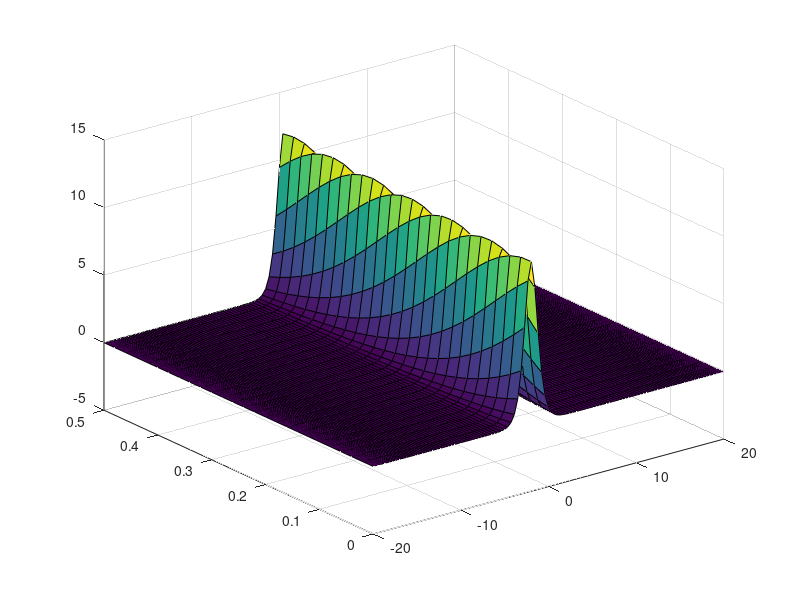

MATLAB code for this plot:
function [q,y,args] = optimizationKdV()
    
    ClearClose();

    args = CreateParameters();
    args.matrices = BuildMatrices(args);
    
%% Uncomment if you want to test one forward/backward simulation of a soliton    
    args.kappa = 1.0;
    args.x0 = -2.0;
    args.xend = 5.0;
    args.y0 = 12*args.kappa^2*sech(args.kappa*(args.chebyGL - args.x0)).^2;%valeurs aux chebypoints
    q = 0.0*ones(args.nmax+2, args.N+1);
    y = solveState(q,args);
    plottedsteps=1:2:size(y.spatial,1);
    [tg,xg] = meshgrid(args.tdata(plottedsteps),args.chebyGL(1:end));
    set(gcf,'Position',[200,200,1500,1000])
    surf(xg,tg,y.spatial(plottedsteps,:)');
%    p = solveAdjoint(q,y,args);
%    surf(xg,tg,p.spatial(plottedsteps,:)');


%% Uncomment if you want to test one forward simulation of a flow
%   encountering an isolated disturbance    
%    args.y0 = zeros(1,args.N+1);
%    q = 0.0*ones(args.nmax+2, args.N+1);
%    bumpvalue = 1.0;
%    bumpleft = args.N/2;
%    bumpright = args.N/2 + 5;
%    q(:,bumpleft) = bumpvalue;
%    q(:,bumpright) = -bumpvalue;
%    y = solveState(q,args);
%    plottedsteps=1:2:size(y.spatial,1);
%    [tg,xg] = meshgrid(args.tdata(plottedsteps),args.chebyGL(1:end));
%    set(gcf,'Position',[200,200,1500,1000])
%    surf(xg,tg,y.spatial(plottedsteps,:)');



%% Uncomment if you want to check gradient/hessian
%    CheckGradient(q, q, @solveState, @solveAdjoint, ...
%        @computeJ, @computeJp, args);
%    CheckHessian(q, 100.0*q, @solveState, @solveAdjoint, ...
%        @solveTangent, @solveDFH, @computeJ, @computeJpp, args);

%% Uncomment if goal is: make a soliton vanish at fixed time
%     args.kappa = 1.0;
%     args.x0 = -2.0;
%     args.xend = 5.0;
%     % initial soliton
%     args.y0 = 12*args.kappa^2*sech(args.kappa*(args.chebyGL - args.x0)).^2;
%     args.dy0 = zeros(size(args.chebyGL));
%     % final observation shall be zero
%     args.yobs = zeros(1,args.N+1);
%     args.yspecobs = args.matrices.trialT\(args.yobs)';
    
%% Uncomment if goal is: make a wave generated by point sources vanish
%     q = 0.0*ones(args.nmax+2, args.N+1);
%     bumpvalue = 1.0;
%     bumpleft = args.N/2;
%     bumpright = args.N/2 + 5;
%     q(:,bumpleft) = bumpvalue;
%     q(:,bumpright) = -bumpvalue;
%     y = solveState(q,args);
%     args.y0 = y.spatial(end,:);
%     args.dy0 = zeros(size(args.chebyGL));
%     args.yobs = zeros(1,args.N+1);
%     args.yspecobs = args.matrices.trialT\(args.yobs)';

%% Uncomment if goal is: create a specific wave at final time
%     q = 0.0*ones(args.nmax+2, args.N+1);
%     bumpvalue = 10.0;
%     bumpleft = args.N/2;
%     bumpright = args.N/2 + 5;
%     q(:,bumpleft) = bumpvalue;
%     q(:,bumpright) = -bumpvalue;
%     args.y0 = zeros(1,args.N+1);
%     y = solveState(q,args);
%     args.dy0 = zeros(size(args.chebyGL));
%     args.yobs = y.spatial(end,:);
%     args.yspecobs = args.matrices.trialT\(args.yobs)';


    
%%  Start of the continuation strategy
%     fprintf('Continuation strategy...\n');
%     
%     q = zeros(args.nmax+2,args.N+1);%initialization of the control
%     
%     for i=1:size(args.gammaArray,2)
%         gamma = args.gammaArray(i);% regularization term in 1/gamma
%         fprintf('gamma = %d \n', gamma);
%         update = 1;
%         iter=0;
% 
%         y = solveState(q,args);% one forward simulation for y
%         p = solveAdjoint(q,y,args);% one backward simulation for p
%         
%         L2NormInTimeP = sqrt(args.dt*sum((p.spatial).*(p.spatial)));
%         for k=1:(args.N+1)    % check norm 0           
%             if (L2NormInTimeP(k) <= args.epsilon)
%                 L2NormInTimeP(k) = args.alpha - args.epsilon;
%             end
%         end   
%         ActiveSet = repmat(L2NormInTimeP > args.alpha,args.nmax+2,1);
%         F = q - gamma/2*repmat(max(0,1-args.alpha./L2NormInTimeP),...
%             args.nmax+2,1).*(p.spatial);
%         normF = sqrt(sum(args.dt*sum(F.^2)))
%         if (normF<args.tolNewton)
%                 update = 0;
%         end
% 
%         while(update) %% Newton loop
%             profile on;
% 
%             iter = iter+1;
%             fprintf('Semi-smooth Newton method, gamma = %d, iteration %d\n',...
%                 gamma, iter);
%             beta = 1;
%             GradF = @(dq) ComputeOptCondGradient(q,dq,y,p,...
%                         L2NormInTimeP,ActiveSet,gamma,...
%                         @solveTangent,@solveDFH,args);
% 
%             [dq,success,residual,itermeth] = gmres(GradF,-F(:),[],10^-7);
%             q = q + beta*reshape(dq,args.nmax+2,args.N+1);
% 
%             y = solveState(q,args);% one forward simulation for y
%             p = solveAdjoint(q,y,args);% one backward simulation for p
%             
%             L2NormInTimeP = sqrt(args.dt*sum((p.spatial).*(p.spatial)));
%             for k=1:(args.N+1)    % check norm 0           
%                 if (L2NormInTimeP(k) <= args.epsilon)
%                     L2NormInTimeP(k) = args.alpha - args.epsilon;
%                 end
%             end
%             ActiveSet = repmat(L2NormInTimeP > args.alpha,args.nmax+2,1);
%             F = q - gamma/2*repmat(max(0,1-args.alpha./L2NormInTimeP),...
%                 args.nmax+2,1).*(p.spatial);
%             normFprev = normF;
%             normF = sqrt(sum(args.dt*sum(F.^2)))
%             if((normF < args.tolNewton) || (iter > args.iterNewton) || ...
%                     abs(normF - normFprev) < 1e-4)
%                 update = 0;
%             end
%         end % end Newton loop
%         myvisu(y.spatial,p.spatial,q,gamma,args);
%     end % end gamma loop
end

function ClearClose()   
    % Close all figures including those with hidden handles
    close all hidden;

    % Store all the currently set breakpoints in a variable
    temporaryBreakpointData=dbstatus('-completenames');

    % Clear functions and their persistent variables (also clears breakpoints 
    % set in functions)
    clear functions;

    % Restore the previously set breakpoints
    dbstop(temporaryBreakpointData);

    % Clear global variables
    clear global;

    % Clear variables (including the temporary one used to store breakpoints)
    clear variables;
end

function args = CreateParameters()

    % Mesh
    args.D = 20; %domain is -50..50
    args.N = 160; %number of poinys
    args.k = args.N:-1:0;

    %Creation of Chebyshev Gauss-Lobatto points - our nodal basis
    args.chebyGL = cos(args.k*pi/args.N)*args.D;
    args.npoints = size(args.chebyGL,2);
    args.spacestep = [(args.chebyGL(2:end) - args.chebyGL(1:end-1))] ;

    %time argseters
    args.dt = 0.01;% time step for simulation
    args.tmax = 0.5;% maximum time for simulation
    args.nmax = round(args.tmax/args.dt);% induced number of time steps
    args.tdata = args.dt*(0:1:(args.nmax+1));

    % Optimization argseters
    args.alpha = 0.1;
    args.iterNewton = 20;
    args.tolNewton = 1e-5;
    args.epsilon = 1e-8;

    % Continuation strategy
    args.gammaArray = 2.^[1:20];
    %[10 100 500 1000 3000 7000 10000 30000 70000 100000 250000 500000 750000 1000000];

    % Misc
    args.coeffNL = 1.0;

    % Optimization stuff (for fsolve)
    args.optimOpt.TolFun = 1e-5;
    args.optimOpt.Jacobian = 'on';
    args.optimOpt.DerivativeCheck = 'off';
    args.optimOpt.Display = 'off';
    %optimOpt.Algorithm = 'levenberg-marquardt';
    args.optimOpt.JacobMult = [];

end

function matrices = BuildMatrices(args)

    % Creation of Legendre polynomia
    LP = zeros(args.N+1, args.npoints);
    for i=0:args.N
    aux = legendre(i,args.chebyGL/args.D);
    LP(i+1,:) = aux(1,:);
    end

    % Creation of basis funtions for the dual petrov galerkin method - our spectral basis
    LP0 = LP(1:end-3,:);
    LP1 = LP(2:end-2,:);
    LP2 = LP(3:end-1,:);
    LP3 = LP(4:end,:);
    j = 0:(args.N-3);
    jm1 = 1:(args.N-2);
    jm2 = 2:(args.N-1);
    jm3 = 3:args.N;
    j1 = -1:(args.N-4);
    j2 = -2:(args.N-5);
    j3 = -3:(args.N-6);

    coeff = (2*j+3)./(2*j+5);
    diagcoeff = spdiags(coeff',0,args.N-2,args.N-2);
    LP1 = diagcoeff*LP1;
    LP3 = diagcoeff*LP3;
    trial = LP0 - LP1 - LP2 + LP3;
    test = LP0 + LP1 - LP2 - LP3;

    % Creation of the matrices

    % mass matrix
    mdiag0 = 2./(2*j+1) - 2*(2*j+3)./((2*j+5).^2) + 2./(2*j+5) - ...
        2*(2*j+3).^2./((2*j+7).*(2*j+5).*(2*j+5));
    mdiag1 = 6./(2*j1+7);
    mdiag2 = -2./(2*j2+5)+2*(2*j2+3)./((2*j2+5).*(2*j2+9));
    mdiag3 = -2*(2*j3+3)./((2*j3+5).*(2*j3+7));
    mdiagm1 = -6./(2*jm1+5);
    mdiagm2 = -2./(2*jm2+1) + 2*(2*jm2-1)./((2*jm2+1).*(2*jm2+5));
    mdiagm3 = 2*(2*jm3-3)./((2*jm3-1).*(2*jm3+1));
    M =args.D*spdiags([mdiagm3' mdiagm2' mdiagm1' mdiag0' mdiag1' mdiag2' mdiag3'],...
        -3:3, args.N-2, args.N-2);

    % matrix for linear transport term 
    pdiag0 = 4*(2*j+3)./(2*j+5);
    pdiag1 = -8./(2*j1+7);
    pdiag2 = -2*(2*j2+3)./(2*j2+5);
    pdiagm1 = 8./(2*jm1+5);
    pdiagm2 = -2*(2*jm2-1)./(2*jm2+1);
    P = spdiags([pdiagm2' pdiagm1' pdiag0' pdiag1' pdiag2'],...
        -2:2, args.N-2, args.N-2);

    % matrix for 3rd order term
    sdiag0 =2*(2*j+3).^2;
    S = 1.0/(args.D^2)*spdiags(sdiag0',0,args.N-2,args.N-2);

    % mass matrix for trial basis only (to compute adjoint)
    adiag0 = -2./(2*j+5) + 8./(2*j+7) + 2./(2*j+1);
    adiag1 = -2./(2*j1+5) + 2./(2*j1+7) - 2*(2*j1+3)./((2*j1+5).*(2*j1+7));
    adiag2 = -2./(2*j2+5) - 2*(2*j2+3)./((2*j2+5).*(2*j2+9));
    adiag3 = 2*(2*j3+3)./((2*j3+5).*(2*j3+7));
    adiagm1 = -2./(2*j+5) + 2./(2*j+7) - 2*(2*j+3)./((2*j+5).*(2*j+7));
    adiagm2 = -2./(2*j+5) - 2*(2*j+3)./((2*j+5).*(2*j+9));
    adiagm3 = 2*(2*j+3)./((2*j+5).*(2*j+7));
    A = args.D*spdiags([adiagm3' adiagm2' adiagm1' adiag0' adiag1' adiag2' adiag3'], ...
        -3:3, args.N-2, args.N-2);

    % Fill in the structure
    matrices.A = A;
    matrices.M = M;
    matrices.MTInv = inv(matrices.M');
    matrices.S = S;
    matrices.P = P;
    matrices.test = test;
    matrices.trial = trial;
    matrices.testT = test';
    matrices.trialT = trial';
    matrices.Imp = matrices.M - 0.5*args.dt*matrices.P + 0.5*args.dt*matrices.S;
    matrices.Exp = matrices.M + 0.5*args.dt*matrices.P - 0.5*args.dt*matrices.S;
    matrices.ImpT = matrices.M' - 0.5*args.dt*matrices.P' + 0.5*args.dt*matrices.S';
    matrices.ExpT = matrices.M' + 0.5*args.dt*matrices.P' - 0.5*args.dt*matrices.S';
    matrices.trialTInv = pinv(matrices.trialT);
    matrices.Pdt = 0.5*args.dt*0.5*matrices.P;
    matrices.trialTInvTPT = (matrices.trialTInv')*(matrices.P');
    matrices.solverexp=args.coeffNL*0.5*args.dt*0.5*matrices.P*matrices.trialTInv;
    matrices.solver=args.coeffNL*matrices.Pdt*matrices.trialTInv;
    matrices.solvertangent = args.coeffNL*0.5*args.dt*matrices.P*matrices.trialTInv;
    matrices.solvertangentadjoint = args.coeffNL*0.5*args.dt*matrices.trial;
    matrices.sizeTA = size(matrices.trialTInvTPT,2);
    matrices.sizeT = size(matrices.trialT,2);

end

%% %%%%%%%%%%%%%%%% solveState functions %%%%%%%%%%%%%%%%
function y = solveState(q, args)

    nmax=args.nmax;
    N=args.N;
    matrices = args.matrices;

    yspec0 = matrices.trialT\(args.y0)';

    qspec = matrices.trialT\q';%zeros(nmax+1, N-2);
    qspec=qspec';

    y.spatial = zeros(nmax+2,N+1);
    y.spec = zeros(nmax+2,N-2);
    y.spatial(1,:) = args.y0;
    y.spec(1,:) = yspec0;
    %% Time loop
    yspecm1 = yspec0;
    for i=2:nmax+2
        b = explicitpart(yspecm1,qspec(i,:)', qspec(i-1,:)',args);
        yspeci = fsolve(@(x) fsolverFun(x,b,args),yspecm1,args.optimOpt);
        yi = matrices.trialT*yspeci;
        yspecm1 = yspeci;
        y.spec(i,:) = yspeci';
        y.spatial(i,:) = yi';
    end
end

function f = explicitpart(y,qn,qnm1,args)
    matrices = args.matrices;
    f = matrices.Exp*y...
       + matrices.solverexp*((matrices.trialT*y).^2)...
       + 0.5*args.dt*(matrices.M)*qn + 0.5*args.dt*(matrices.M)*qnm1;
end

function [F,J] = fsolverFun(u, b, args)
    matrices = args.matrices;
    Tu = matrices.trialT*u;
    F = matrices.Imp*u - matrices.solver*(Tu.^2) - b;
    J = matrices.Imp - 2.0*matrices.solver*(repmat(Tu, 1, size(matrices.trialT,2)).*matrices.trialT);
end

%% %%%%%%%%%%%%%%%% solveAdjoint functions %%%%%%%%%%%%%%%%
function p = solveAdjoint(q,y,args)
    dt=args.dt;
    nmax=args.nmax;
    N=args.N;
    matrices = args.matrices;

    yspecrev = y.spec(end:-1:1,:);

    %first step
    b = -matrices.A*(y.spec(end,:)' - args.yspecobs);
    pspec0 = fsolve(@(x) fsolverFunAdjoint(x,yspecrev(1,:)',b,args),...
        y.spec(end,:)',args.optimOpt);
    p0 = matrices.testT*pspec0;
    p.spatial = zeros(nmax+2,N+1);
    p.spec = zeros(nmax+2,N-2);
    p.spatial(1,:) = p0;
    p.spec(1,:) = pspec0;

    %% Time loop
    pspec1 = pspec0;
    for i=2:nmax+1
        b = explicitpartAdjoint(pspec1,yspecrev(i,:)',args);
        pspec = fsolve(@(x) fsolverFunAdjoint(x,yspecrev(i,:)',b,...
           args),pspec1,args.optimOpt);
        pp = matrices.testT*pspec;
        pspec1 = pspec;
        p.spec(i,:) = pspec';
        p.spatial(i,:) = pp';
    end
     pspecend = matrices.MTInv*(matrices.ExpT*p.spec(nmax+1,:)' +...
         0.5*dt*matrices.trial*((matrices.trialT*y.spec(1,:)').*...
         (matrices.trialTInvTPT*p.spec(nmax+1,:)')));
     pend = matrices.testT*pspecend;
     p.spec(end,:) = pspecend';
     p.spatial(end,:) = pend';
 
     p.spec = p.spec(end:-1:1,:);
     p.spatial = p.spatial(end:-1:1,:);
end

function f = explicitpartAdjoint(p,u,args)
    matrices = args.matrices;
    Tu = matrices.trialT*u;
    Tp = matrices.trialTInvTPT*p;
    f = matrices.ExpT*p + args.coeffNL*0.5*args.dt*matrices.trial*...
        (Tu.*Tp);
end

function [F,J] = fsolverFunAdjoint(p,y,b,args)
    matrices = args.matrices;
    Ty = matrices.trialT*y;
    Tp = matrices.trialTInvTPT*p;
    F = matrices.ImpT*p - args.coeffNL*0.5*args.dt*matrices.trial*(Ty.*Tp) - b;
    J = matrices.ImpT - args.coeffNL*0.5*args.dt*matrices.trial*...
        (repmat(Ty,1,size(matrices.trialTInvTPT,2)).*matrices.trialTInvTPT);
end

%% %%%%%%%%%%%%%%%% CheckGradient functions %%%%%%%%%%%%%%%%
function j = computeJ(q,y,args)
    p = (y.spec(end,:)-args.yspecobs');
    j = 0.5*p*(args.matrices.A*p');
end

function g = computeJp(dq,q,y,p,args)
    nmax = args.nmax;
    dt = args.dt;
    M = args.matrices.M;
    g = 0.0;
    
    for i=2:nmax+2
       pspeci = p.spec(i,:);
       q1 = dq(i,:);
       q2 = dq(i-1,:);
       qspec1 = args.matrices.trialT\q1';
       qspec2 = args.matrices.trialT\q2';
       g = g - 0.5*dt*pspeci*M*qspec1 - 0.5*dt*pspeci*M*qspec2;
    end
end

%% %%%%%%%%%%%%%%%% solveTangent functions %%%%%%%%%%%%%%%%
function dy = solveTangent(q, y, dq, args)
    nmax = args.nmax;
    N = args.N;
    matrices = args.matrices;
    
    dyspec0 = matrices.trialT\args.dy0';
    dqspec = matrices.trialT\dq';
    dqspec=dqspec';

    dy.spatial = zeros(nmax+2,N+1);
    dy.spec = zeros(nmax+2,N-2);
    dy.spatial(1,:) = args.dy0;
    dy.spec(1,:) = dyspec0;
    %% Time loop
    dyspecm1 = dyspec0;
        for i=2:nmax+2
            b = explicitpartTangent(dyspecm1,y.spec(i-1,:)',...
                dqspec(i,:)',dqspec(i-1,:)',args);
            dyspeci = fsolve(@(x) fsolverFunTangent(y.spec(i,:)',x,b,args)...
                ,dyspecm1,args.optimOpt);
            dyi = matrices.trialT*dyspeci;
            dyspecm1 = dyspeci;
            dy.spec(i,:) = dyspeci;
            dy.spatial(i,:) = dyi;
        end
end

function f = explicitpartTangent(dyspec,yspec,dqn,dqnp1,args)
    matrices = args.matrices;
    dt = args.dt;
    f = matrices.Exp*dyspec...
       + args.coeffNL*0.5*dt*matrices.P*...
       (matrices.trialTInv*((matrices.trialT*yspec).*...
       (matrices.trialT*dyspec)))...
       + 0.5*dt*(matrices.M)*dqn + 0.5*dt*(matrices.M)*dqnp1;
end

function [F,J] = fsolverFunTangent(yspec,dy,b,args)
    matrices = args.matrices;
    Ty = matrices.trialT*yspec;
    Tdy = matrices.trialT*dy;
    F = matrices.Imp*dy - matrices.solvertangent*(Ty.*Tdy) - b;
    J = matrices.Imp - matrices.solvertangent*...
        (repmat(Ty,1,matrices.sizeT).*matrices.trialT);
end

%% %%%%%%%%%%%%%%%% solveDFH functions %%%%%%%%%%%%%%%%
function dp = solveDFH(q, y, p, dq, dy, args)
    dt=args.dt;
    nmax=args.nmax;
    N=args.N;
    matrices = args.matrices;

    yspecrev = y.spec(end:-1:1,:);
    dyspecrev = dy.spec(end:-1:1,:);
    pspecrev = p.spec(end:-1:1,:);

    %first step
    b = -matrices.A*dyspecrev(1,:)' + args.coeffNL*0.5*dt*matrices.trial*...
        (matrices.trialT*dyspecrev(1,:)'.*...
        (matrices.trialTInvTPT*pspecrev(1,:)'));
    dpspec0 = fsolve(@(x) fsolverFunDFH(x,yspecrev(1,:)',b,args),...
        zeros(args.N-2,1),args.optimOpt);
    dp0 = matrices.testT*dpspec0;
    dp.spatial = zeros(nmax+2,N+1);
    dp.spec = zeros(nmax+2,N-2);
    dp.spatial(1,:) = dp0;
    dp.spec(1,:) = dpspec0;

    %% Time loop
    dpspecm1 = dpspec0;
      for i=2:nmax+1
       b = explicitpartDFH(dpspecm1,pspecrev(i-1,:)',...
           pspecrev(i,:)', ...
           dyspecrev(i,:)',yspecrev(i,:)',args);
       dpspeci = fsolve(@(x) fsolverFunDFH(x,yspecrev(i,:)',b,args),...
           dpspecm1,args.optimOpt);
       dpi = matrices.testT*dpspeci;
       dpspecm1 = dpspeci;
       dp.spec(i,:) = dpspeci;
       dp.spatial(i,:) = dpi;
      end

    %last step
    dpspecend = matrices.MTInv*(  matrices.ExpT*dp.spec(nmax+1,:)' +...
        args.coeffNL*0.5*dt*matrices.trial*(...
          (matrices.trialT*yspecrev(end,:)').*...
          (matrices.trialTInvTPT*dp.spec(nmax+1,:)')...
        + (matrices.trialT*dyspecrev(end,:)').*...
        (matrices.trialTInvTPT*pspecrev(nmax+1,:)')...
                                )   );
    dpend = matrices.testT*dpspecend;
    dp.spec(end,:) = dpspecend;
    dp.spatial(end,:) = dpend;

    dp.spec = dp.spec(end:-1:1,:);
    dp.spatial = dp.spatial(end:-1:1,:);

end

function f = explicitpartDFH(dp,pexp,pimp,dy,y,args)
    matrices = args.matrices;
    Tdy = matrices.trialT*dy;
    Tdp = matrices.trialTInvTPT*dp;
    Ty = matrices.trialT*y;
    Tpexp = matrices.trialTInvTPT*pexp;
    Tpimp = matrices.trialTInvTPT*pimp;
    nltermexp = args.coeffNL*0.5*args.dt*matrices.trial*...
        (Tdy.*Tpexp + Ty.*Tdp);
    nltermimp = args.coeffNL*0.5*args.dt*matrices.trial*(Tdy.*Tpimp);
    f = matrices.ExpT*dp + nltermexp + nltermimp;
end

function [F,J] = fsolverFunDFH(dp,y,b,args)
    matrices = args.matrices;
    Ty = matrices.trialT*y;
    Tdp = matrices.trialTInvTPT*dp;
    F = matrices.ImpT*dp - matrices.solvertangentadjoint*(Ty.*Tdp) - b;
    J = matrices.ImpT - matrices.solvertangentadjoint*...
        (repmat(Ty,1,matrices.sizeTA).*matrices.trialTInvTPT);
end

%% %%%%%%%%%%%%%%%% CheckHessian functions %%%%%%%%%%%%%%%%
function h = computeJpp(q, y, p, dq, dy, dp, args)
    nmax=args.nmax;
    dt=args.dt;
    matrices = args.matrices;
    M = matrices.M;
    h=0.0;
    for i=2:nmax+2
        dpspeci = dp.spec(i,:);
        dq1 = dq(i,:);
        dq2 = dq(i-1,:);
        dqspec1 = matrices.trialT\dq1';
        dqspec2 = matrices.trialT\dq2';
        h = h - 0.5*dt*dpspeci*M*dqspec1 - 0.5*dt*dpspeci*M*dqspec2;
    end
end

%% %%%%%%%%%%%%%%%% Misc %%%%%%%%%%%%%%%%
function GradF = ComputeOptCondGradient(q,dq,y,p,...
                        L2NormInTimeP,ActiveSet,gamma,...
                        solveTangent,solveDFH,args)
    nmax=args.nmax;
    N=args.N;
    dt=args.dt;
    dq = reshape(dq,nmax+2,N+1);
    dy = solveTangent(q,y,dq,args);
    dp = solveDFH(q,y,p,dq,dy,args);

    grad1 = repmat(max(0,1-args.alpha./L2NormInTimeP),nmax+2,1).*...
        (dp.spatial);
    grad2 = args.alpha*ActiveSet.*...
        repmat(dt*sum((p.spatial).*(dp.spatial))./(L2NormInTimeP.^3),...
        nmax+2,1).*(p.spatial);
    GradF = dq - 0.5*gamma*(grad1 + grad2);
    GradF = GradF(:);
end


function myvisu(y,p,q,gamma,args,plottedsteps)
    %% 3D - Vizualization
    plottedsteps=1:2:size(y,1);
    [tg,xg] = meshgrid(args.tdata(plottedsteps),args.chebyGL(1:end));
    
    subplot(2,2,1), surf(xg,tg,y(plottedsteps,:)');
    xlabel('x');ylabel('Time');zlabel('State variable y');
    title('State Variable y');
    %axis([-16,16,0,0.5,-1.5,1.5]);
    view(-16,10);
    shading interp;
    
    subplot(2,2,2), surf(xg,tg,p(plottedsteps,:)');
    xlabel('x');ylabel('Time');zlabel('Adjoint variable p');
    title('Adjoint state');
    %axis([-16,16,0,0.5,-0.1,0.1]);
    view(-16,10);
    shading interp;
    
    subplot(2,2,3), surf(xg,tg,q(plottedsteps,:)');
    xlabel('x');ylabel('Time');zlabel('Control variable q');
    title('Current Control');
    %axis([-16,16,0,0.5,-2,3]);
    view(-16,10);
    shading interp;
    
    subplot(2,3,6), plot(args.chebyGL(1:end),y(end,:)-args.yobs);
    xlabel('x');zlabel('Y - Yobs');
    title('Error');

    str = sprintf('Continuation strategy, gamma = %d', gamma);
    suptitle(str);
end

function exportPgfplot3d(filename,xg,tg,var,gamma,args)
    fichier=fopen(strcat(filename,num2str(gamma),'.txt'),'w+');
    fmt=['%6.4f %6.4f %6.4f\n'];
    var2=var(plottedsteps,:)';
    n=size(Y2,1);
    for l=1:size(Y2,2)
        x=xg(:,l);
        t=tg(:,l);
        vec=var2(:,l);
        fprintf(fichier,fmt,[x t vec]');
        fprintf(fichier,'\n');
    end
    fclose(fichier);
end

function exportPgfplot2d(filename,x,var,gamma,args)
    fichier=fopen(strcat(filename,num2str(gamma),'.txt'),'w+');    
    fmt=['%6.4f %6.4f\n'];
    fprintf(fichier,fmt,[x var]');
    fprintf(fichier,'\n');
    fclose(fichier);
end